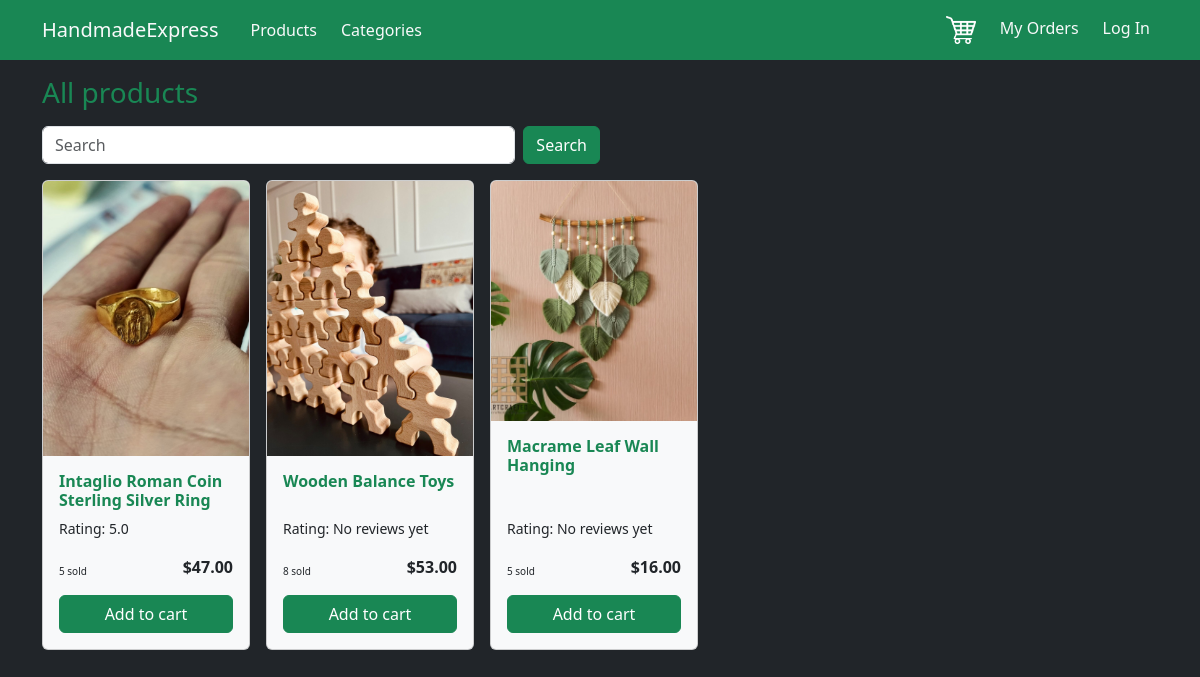
The app's page /products/, older data.
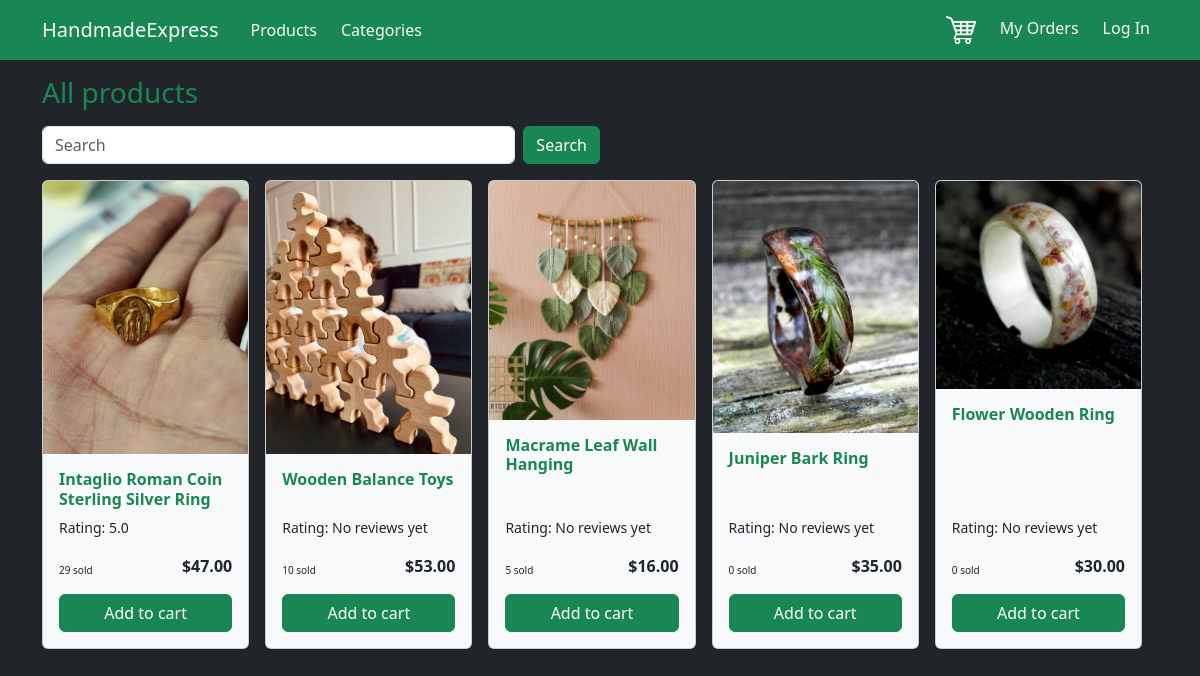
The same page, newer data.
### ShopApp/models.py (models this page shows, shortened)
class Product(models.Model):
    name = models.CharField(max_length=200)
    price = models.DecimalField(decimal_places=2, max_digits=10, validators=[MinValueValidator(0)])
    quantity = models.PositiveIntegerField(validators=[MinValueValidator(0)])
    description = models.TextField()
    image = models.ImageField(upload_to='uploaded/')
    category = models.ForeignKey(Category, on_delete=models.CASCADE)
    material = models.ForeignKey(Material, on_delete=models.CASCADE)
    color = models.ForeignKey(Color, on_delete=models.CASCADE)
    seller = models.ForeignKey(CustomUser, on_delete=models.CASCADE, related_name='products')
    created_at = models.DateTimeField(auto_now_add=True)
    sold = models.IntegerField(default=0)
    slug = models.SlugField(default="", blank=True, db_index=True)
    class Meta:
        unique_together = ['seller', 'slug']
    def calculate_average_rating(self):
        if len(self.reviews.all()) == 0:
            return 'No reviews yet'
        total = 0
        for review in self.reviews.all():
            total += review.rating
        return total / len(self.reviews.all()) if len(self.reviews.all()) > 0 else 0

class Review(models.Model):
    created_at = models.DateTimeField(auto_now_add=True)
    updated_at = models.DateTimeField(auto_now=True)
    rating = models.PositiveIntegerField(validators=[MinValueValidator(1), MaxValueValidator(5)])
    comment = models.TextField(null=True, blank=True)
    image = models.ImageField(upload_to='uploaded/', null=True, blank=True)
    customer = models.ForeignKey(CustomUser, on_delete=models.CASCADE)
    product = models.ForeignKey(Product, on_delete=models.CASCADE, related_name='reviews')
    class Meta:
        unique_together = ['customer', 'product']

### ShopApp/views.py (the view)
# urls.py: path('products/', views.products, name='products'),
def products(request):
    search_term = request.GET.get('search_term')
    if search_term:
        items = Product.objects.filter(Q(name__icontains=search_term) | Q(description__icontains=search_term))
    else:
        items = Product.objects.all()
    return render(request, 'ShopApp/products.html', {
        "products": items
    })

### ShopApp/templates/ShopApp/products.html (shortened to what this page needs)
{% extends 'base.html' %}
{% block content %}
    <section>
        <h3 class="text-success">All products</h3>
        <form class="d-flex w-50 mt-3" role="search" action="{% url "products" %}" method="get">
            <input class="form-control me-2" type="search" placeholder="Search" name="search_term">
            <button class="btn btn-success" type="submit">Search</button>
        </form>
        <div class="mt-3 d-flex">
            {% for product in products %}
                {% include "ShopApp/includes/product.html" %}
            {% endfor %}
        </div>
    </section>
{% endblock %}

### ShopApp/templates/ShopApp/includes/product.html (shortened to what this page needs)
<div class="card bg-light me-3" style="width: 13rem;">
    <a href="{% url 'product_detail' product.slug %}">
        <img src="{{ product.image.url }}" class="card-img-top" alt="{{ product.name }}">
    </a>
    <div class="card-body d-flex flex-column justify-content-between">
        <div>
            <a href="{% url 'product_detail' product.slug %}" class="text-decoration-none text-success">
                <h6 class="fw-bold card-title">{{ product.name }}</h6>
            </a>
        </div>
        <div class="d-flex flex-column justify-content-end">
            <p style="font-size: 14px">Rating: {{ product.calculate_average_rating }}</p>
            <div class="d-flex justify-content-between">
                <p class="align-self-end" style="font-size: 10px">{{ product.sold }} sold</p>
                <p class="fw-bold align-self-end">${{ product.price }}</p>
            </div>
            <form class="align-self-center w-100" action="{% url 'add_to_cart' %}" method="post">
                <button type="submit" class="btn btn-success w-100">Add to cart</button>
            </form>
        </div>
    </div>
</div>

Row changes from the older to the newer data that the page shows:
changed Product "Intaglio Roman Coin Sterling Silver Ring": sold "5" → "29"
changed Product "Wooden Balance Toys": sold "8" → "10"
added Product: image (picture), name "Juniper Bark Ring", calculate_average_rating "No reviews yet", sold "0", price "35.00"
added Product: image (picture), name "Flower Wooden Ring", calculate_average_rating "No reviews yet", sold "0", price "30.00"
